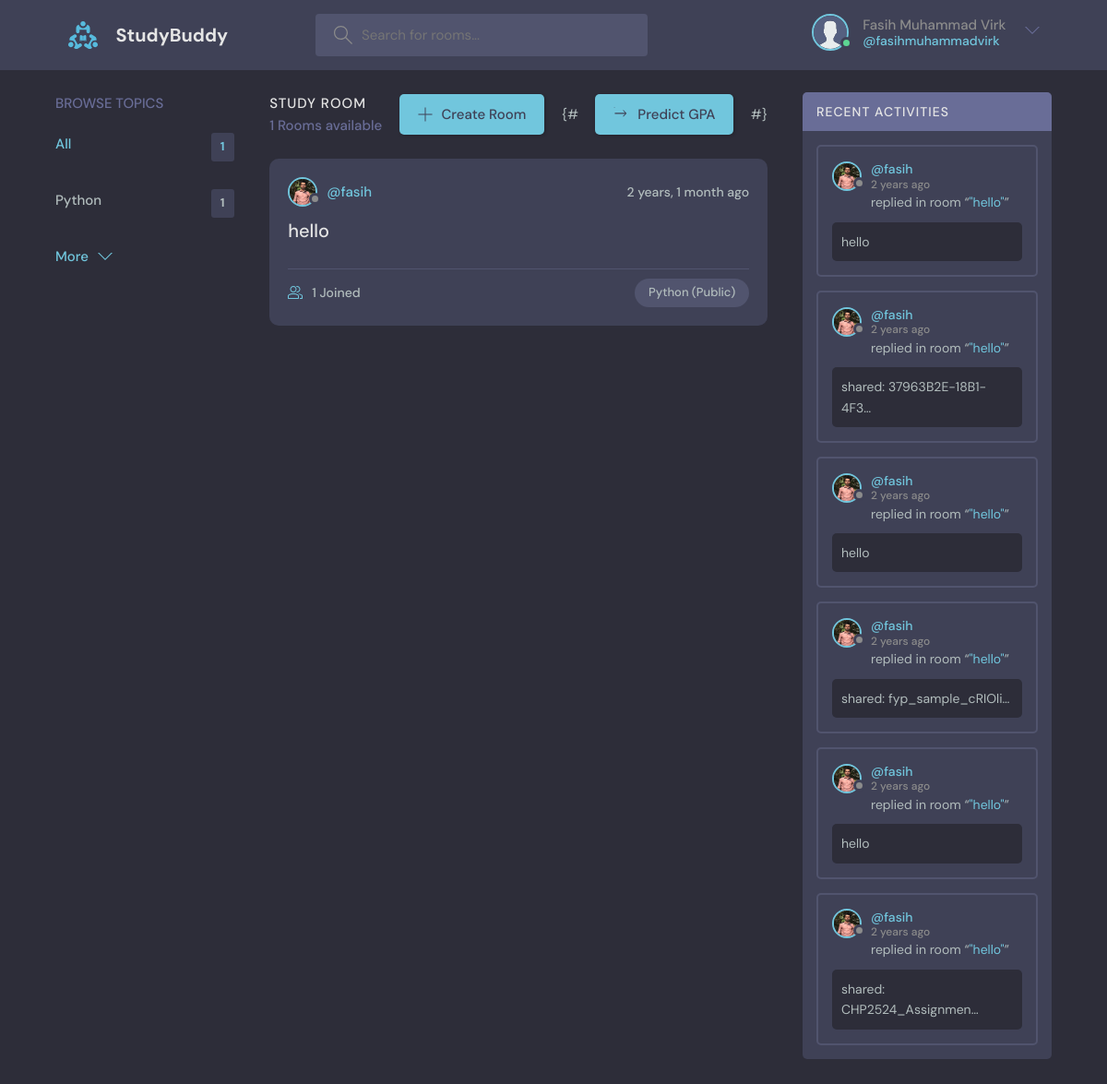
The page / (signed in) on the database as committed earlier.
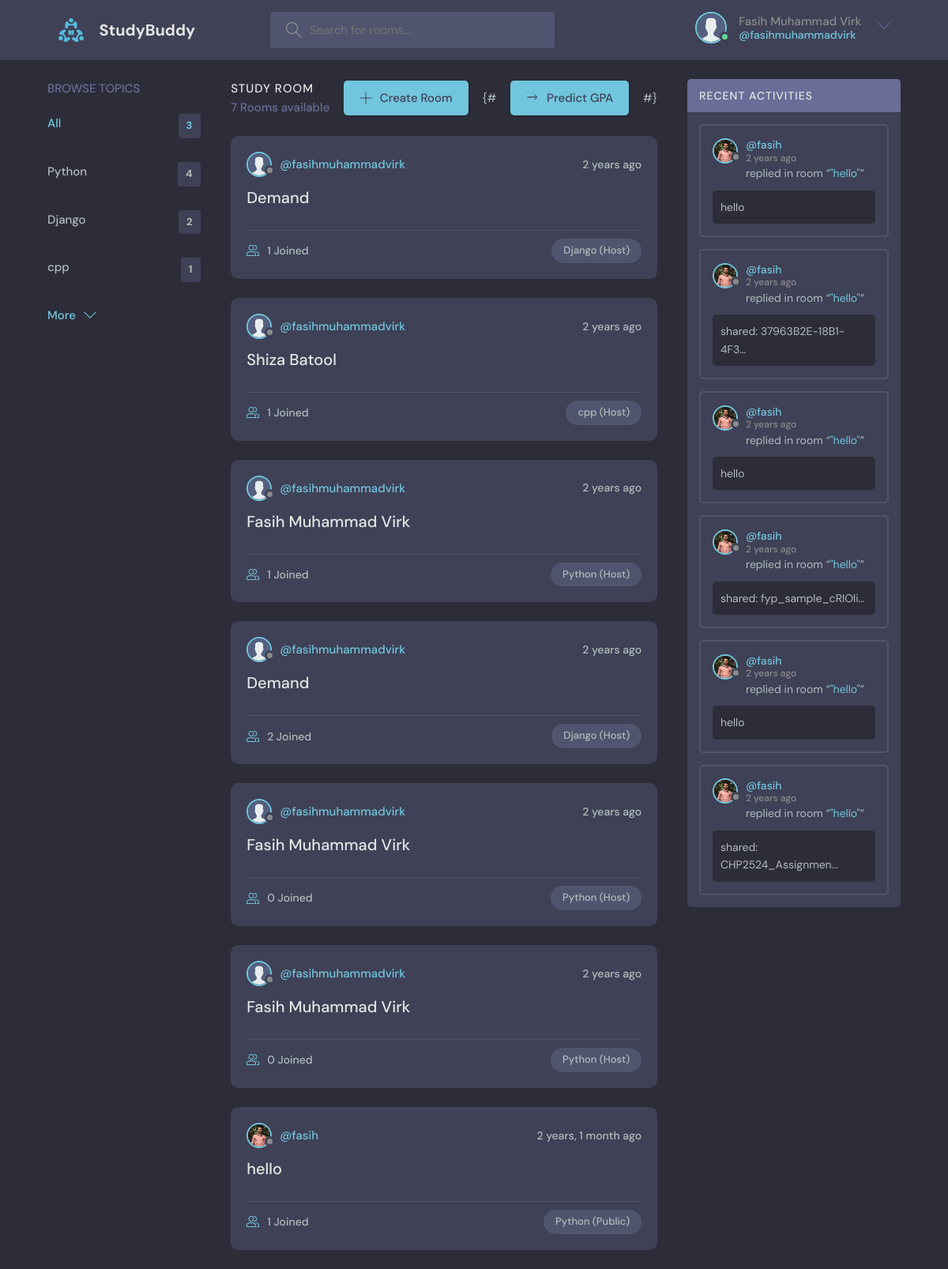
The same page on the database as committed later.
### mainapp/models.py (models this page shows, shortened)
class Topic(models.Model):
    name = models.CharField(max_length=200)

class Room(models.Model):
    host = models.ForeignKey(User, on_delete=models.SET_NULL, null=True)
    topic = models.ForeignKey(Topic, on_delete=models.SET_NULL, null=True)
    name = models.CharField(max_length=200)
    description = models.TextField(null=True, blank=True)
    participants = models.ManyToManyField(
        User, related_name='participants', blank=True)
    updated = models.DateTimeField(auto_now=True)
    created = models.DateTimeField(auto_now_add=True)
    request_to_join = models.ManyToManyField(
        User, related_name='requested_rooms', blank=True)
    is_private = models.BooleanField(default=False)
    class Meta:
        ordering = ['-updated', '-created']
    def __str__(self):
        return self.name

class User(AbstractUser):
    name = models.CharField(max_length=200, null=True)
    email = models.EmailField(unique=True)
    bio = models.TextField(null=True)
    avatar = models.ImageField(null=True, default="avatar.svg")
    USERNAME_FIELD = 'email'
    REQUIRED_FIELDS = []

class Message(models.Model):
    user = models.ForeignKey(User, on_delete=models.CASCADE)
    room = models.ForeignKey(Room, on_delete=models.CASCADE)
    body = models.TextField(null=True)
    bodyimage = models.FileField(null=True)
    updated = models.DateTimeField(auto_now=True)
    created = models.DateTimeField(auto_now_add=True)
    class Meta:
        ordering = ['-updated', '-created']

### mainapp/views.py (the view)
# urls.py: path('', views.home, name="home"),
@login_required(login_url='login')
def home(request):
    q = request.GET.get('q') if request.GET.get('q') is not None else ''
    rooms = Room.objects.filter(
        Q(topic__name__icontains=q) |
        Q(name__icontains=q) |
        Q(description__icontains=q))
    topics = Topic.objects.all()[0:5]
    room_count = rooms.count()
    room_messages = Message.objects.filter(Q(room__topic__name__icontains=q))
    context = {'rooms': rooms,
               'topics': topics,
               'room_count': room_count,
               'room_messages': room_messages,
               }
    return render(request, 'mainapp/home.html', context)

### mainapp/templates/mainapp/home.html (shortened to what this page needs)
{% extends 'main.html' %} {%block content%}
<main class="layout layout--3">
	<div class="container">
		{% include 'mainapp/topics_component.html' %}
		<div class="roomList">
			<div class="roomList__header">
				<div>
					<h2>Study Room</h2>
					<p>{{room_count}} Rooms available</p>
				</div>
				<a class="btn btn--main" href="{% url 'create-room' %}">
					<svg
						version="1.1"
						xmlns="http://www.w3.org/2000/svg"
						width="32"
						height="32"
						viewBox="0 0 32 32"
					>
						<title>add</title>
						<path
							d="M16.943 0.943h-1.885v14.115h-14.115v1.885h14.115v14.115h1.885v-14.115h14.115v-1.885h-14.115v-14.115z"
						></path>
					</svg>
					Create Room
				</a>
			{# <a class="btn btn--main" href="{% url 'predict_sgpa_cgpa' %}">
				<svg
					version="1.1"
					xmlns="http://www.w3.org/2000/svg"
					width="32"
					height="32"
					viewBox="0 0 32 32"
				>
					<title></title>
					<path
						d="M1.057 0.943h1.885v14.115h22.26l-4.646 4.646 1.06 1.06 6.352-6.352c0.391-0.391 0.391-1.023 0-1.414l-6.352-6.352-1.06 1.06 4.646 4.646h-22.26v-14.115z"
					></path>
				</svg>
				Predict GPA
			</a> #}
			</div>
			{% include 'mainapp/feed_component.html' %}
		</div>
		{% include 'mainapp/activity_component.html' %}
	</div>
</main>
{%endblock%}

### mainapp/templates/mainapp/topics_component.html
<div class="topics">
    <div class="topics__header">
        <h2>Browse Topics</h2>
    </div>
    <ul class="topics__list">
        <li>
            <a href="{% url 'home'%}" class="active">All <span>{{topics.count}}</span></a>
        </li>
        {%for topic in topics%}
        <li>
            <a href="{% url 'home' %}?q={{topic.name|urlencode}}">{{topic.name}} <span>{{topic.room_set.all.count}}</span></a>
        </li>
        {%endfor%}
    </ul>
    <a class="btn btn--link" href="{% url 'topics' %}">
        More
        <svg
            version="1.1"
            xmlns="http://www.w3.org/2000/svg"
            width="32"
            height="32"
            viewBox="0 0 32 32"
        >
            <title>chevron-down</title>
            <path d="M16 21l-13-13h-3l16 16 16-16h-3l-13 13z"></path>
        </svg>
    </a>
</div>

### mainapp/templates/mainapp/feed_component.html (shortened to what this page needs)
 {% for room in rooms %}
<div class="roomListRoom">
	<div class="roomListRoom__header">
		<a href="{% url 'user-profile' room.host.id%}" class="roomListRoom__author">
			<div class="avatar avatar--small">
				<img src="{{room.host.avatar.url}}" />
			</div>
			<span>@{{room.host.username}}</span>
		</a>
		<div class="roomListRoom__actions">
			<span>{{room.created|timesince}} ago</span>
		</div>
	</div>
	<div class="roomListRoom__content">
		<a href="{% url 'room' room.id%}">{{room.name}}</a>
	</div>
	<div class="roomListRoom__meta">
		<a href="{% url 'room' room.id%}" class="roomListRoom__joined">
			{{room.participants.all.count}} Joined
		</a>
		{% if request.user == room.host %}
		<p class="roomListRoom__topic">{{room.topic.name}} (Host)</p>
		{% else %}
			{% if room.is_private %}
			<p class="roomListRoom__topic">{{room.topic.name}} (Private)</p>
			{% else %}
			<p class="roomListRoom__topic">{{room.topic.name}} (Public)</p>
			{% endif %}
		{% endif %}
	</div>
</div>
{%endfor%}

### mainapp/templates/mainapp/activity_component.html (shortened to what this page needs)
	<div class="activities" style="margin-bottom: 3rem;">
		<div class="activities__header">
			<h2>Recent Activities</h2>
		</div>
	{% for message in room_messages%}
	{% if message %}
	<div class="activities__box">
		<div class="activities__boxHeader roomListRoom__header">
			<a
				href="{% url 'user-profile' message.user.id %}"
				class="roomListRoom__author"
			>
				<div class="avatar avatar--small">
					<img src="{{message.user.avatar.url}}" />
				</div>
				<p>
					@{{message.user.username}}
					<span>{{message.created|timesince}} ago</span>
				</p>
			</a>
		</div>
		<div class="activities__boxContent">
			<p>
				replied in room “<a href="{% url 'room' message.room.id %}"
					>"{{message.room}}"</a
				>”
			</p>
			{%if message.bodyimage.url != null %}
			<div class="activities__boxRoomContent">shared: {{message.bodyimage.name | truncatechars:18}}</div>
			{%else%}
			<div class="activities__boxRoomContent">{{message.body}}</div>
			{%endif%}
		</div>
	</div>
	{%endif%}
	{%endfor%}
</div>

Rows that differ between the two databases and show on the page:
computed for Topic "Python": room_set.all.count "1" → "4"
added Topic: name "Django", room_set.all.count "2"
added Topic: name "cpp", room_set.all.count "1"
added Room: host.avatar (placeholder picture), host.username "fasihmuhammadvirk", created "2 years", name "Demand", participants.all.count "1", topic.name "Django"
added Room: host.avatar (placeholder picture), host.username "fasihmuhammadvirk", created "2 years", name "Shiza Batool", participants.all.count "1", topic.name "cpp"
added Room: host.avatar (placeholder picture), host.username "fasihmuhammadvirk", created "2 years", name "Fasih Muhammad Virk", participants.all.count "1", topic.name "Python"
added Room: host.avatar (placeholder picture), host.username "fasihmuhammadvirk", created "2 years", name "Demand", participants.all.count "2", topic.name "Django"
added Room: host.avatar (placeholder picture), host.username "fasihmuhammadvirk", created "2 years", name "Fasih Muhammad Virk", participants.all.count "0", topic.name "Python"
added Room: host.avatar (placeholder picture), host.username "fasihmuhammadvirk", created "2 years", name "Fasih Muhammad Virk", participants.all.count "0", topic.name "Python"
Other text that changed with them:
{{ topics.count }}: "1" → "3"
{{ room_count }}: "1" → "7"
